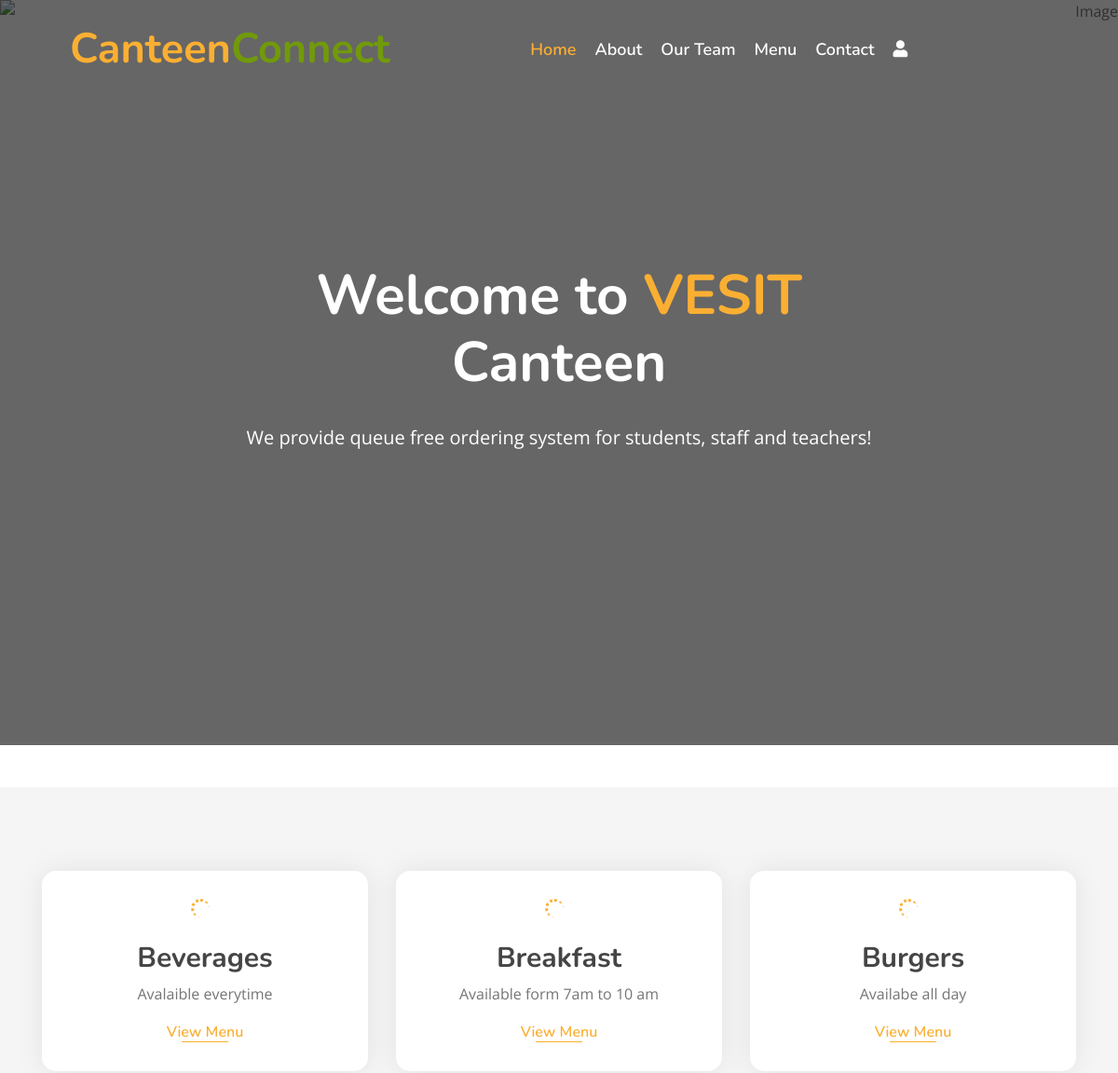
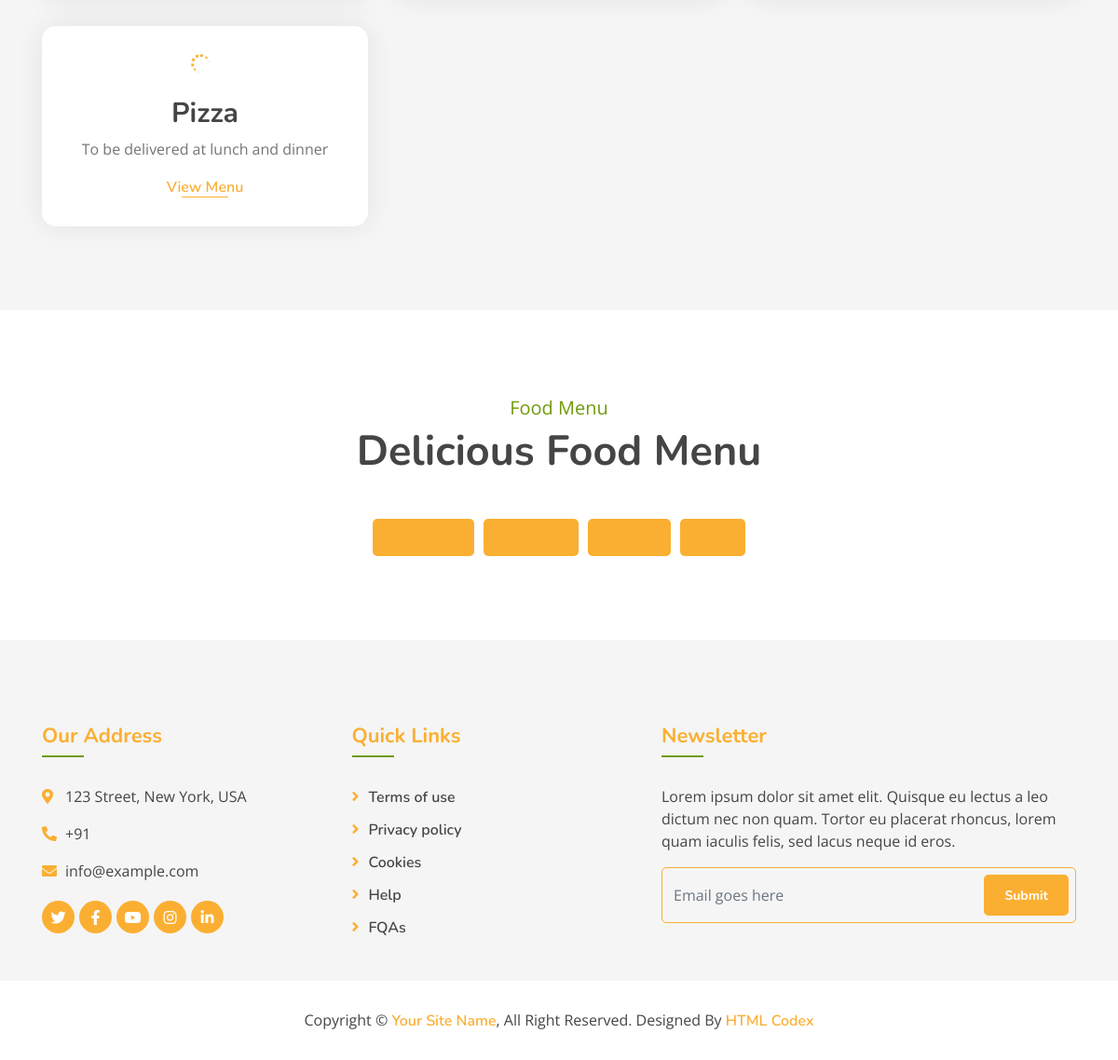
The page / on the database its author committed (2 pictures, top to bottom).
### myapp/models.py (models this page shows, shortened)
class Category(models.Model):
    name = models.CharField(max_length=100, unique=True)
    image = models.ImageField(upload_to="categories/%Y/%m/%d")
    icon = models.CharField(max_length=50, blank=True)
    description = models.TextField()
    added_on = models.DateTimeField(auto_now_add=True)
    updated_on = models.DateTimeField(auto_now=True)

### myapp/views.py (the view)
# urls.py: path('',views.index,name="index"),
def index(request):
    context ={}
    cats = Category.objects.all().order_by('name')
    context['categories'] = cats
    dishes = []
    for cat in cats:
        dishes.append({
            'cat_id':cat.id,
            'cat_name':cat.name,
            'cat_img':cat.image,
            'items':list(cat.dish_set.all().values())
        })
    context['menu'] = dishes
    return render(request,'index.html', context)

### template/index.html (shortened to what this page needs)
{% extends "base.html" %}
{% block content %}
        <div class="carousel">
            <div class="container-fluid">
                <div class="owl-carousel">
                    <div class="carousel-item">
                        <div class="carousel-img">
                            <img src="/static/img/vesit.png" alt="Image">
                        </div>
                        <div class="carousel-text">
                            <h1>Welcome to <span>VESIT</span> Canteen</h1>
                            <p>
                               We provide queue free ordering system for students, staff and teachers!
                            </p>
                        </div>
                    </div>
                </div>
            </div>
        </div>
        <div class="food">
            <div class="container">
                <div class="row align-items-center">
                {% for cat in categories %}
                    <div class="col-md-4">
                        <div class="food-item">
                            <h2>{{cat.name}}</h2>
                            <p>
                                {{cat.description}}
                            </p>
                            <a href="{% url 'all_dishes' %}?q={{cat.id}}">View Menu</a>
                        </div>
                    </div>
                {% endfor %}
                </div>
            </div>
        </div>
        <div class="menu">
            <div class="container">
                <div class="section-header text-center">
                    <p>Food Menu</p>
                    <h2>Delicious Food Menu</h2>
                </div>
                <div class="menu-tab">
                    <ul class="nav nav-pills justify-content-center">
                        {% for category in menu %}
                            <li class="nav-item">
                                <a class="nav-link" data-toggle="pill" href="#c-{{category.cat_id}}">{{category.cat_name}}</a>
                            </li>
                        {% endfor %}
                    </ul>
                    <div class="tab-content">
                    </div>
                </div>
            </div>
        </div>
{% endblock %}

### static/css/style.css (style rules this page uses)
body { color: #757575; background: #ffffff; font-family: 'open sans', sans-serif; }
h1, h2, h3, h4, h5, h6 { color: #454545; font-family: 'Nunito', sans-serif; }
a { font-family: 'Nunito', sans-serif; font-weight: 600; color: #fbaf32; transition: .3s; }
.container-fluid { max-width: 1366px; }
.carousel { position: relative; width: 100%; height: 100vh; min-height: 400px; background: #ffffff; }
.carousel .container-fluid { padding: 0; }
.carousel .carousel-item { position: relative; width: 100%; height: 100vh; display: flex; align-items: center; justify-content: center; flex-direction: column; }
.carousel .carousel-img { position: relative; width: 100%; height: 100%; text-align: right; overflow: hidden; }
.carousel .carousel-img::after { position: absolute; content: ""; top: 0; right: 0; bottom: 0; left: 0; background: rgba(0, 0, 0, 0.6); z-index: 1; }
.carousel .carousel-img img { width: 100%; height: 100%; object-fit: cover; }
.carousel .carousel-text { position: absolute; max-width: 700px; height: calc(100vh - 35px); display: flex; align-items: center; justify-content: center; flex-direction: column; z-index: 2; }
.carousel .carousel-text h1 { text-align: center; color: #ffffff; font-size: 60px; font-weight: 700; margin-bottom: 30px; }
.carousel .carousel-text h1 span { color: #fbaf32; }
.carousel .carousel-text p { color: #ffffff; text-align: center; font-size: 20px; margin-bottom: 35px; }
.section-header { position: relative; margin-bottom: 45px; }
.section-header p { color: #719a0a; margin-bottom: 5px; position: relative; font-size: 20px; }
.section-header h2 { margin: 0; position: relative; font-size: 45px; font-weight: 700; }
.food { position: relative; width: 100%; padding: 90px 0 60px 0; margin: 45px 0; background: rgba(0, 0, 0, .04); }
.food .food-item { position: relative; width: 100%; margin-bottom: 30px; padding: 50px 30px 30px; text-align: center; background: #ffffff; border-radius: 15px; box-shadow: 0 0 30px rgba(0, 0, 0, .08); transition: .3s; }
.food .food-item h2 { font-size: 30px; font-weight: 700; }
.food .food-item a { position: relative; font-size: 16px; }
.food .food-item a::after { position: absolute; content: ""; width: 50px; height: 1px; bottom: 0; left: calc(50% - 25px); background: #fbaf32; transition: .3s; }
.menu { position: relative; padding: 45px 0 15px 0; }
.menu .menu-tab { position: relative; }
.menu .menu-tab .nav.nav-pills .nav-link { background: #fbaf32; border-radius: 5px; margin: 0 5px; }
.menu .menu-tab .tab-content { padding: 30px 0 0 0; background: transparent; }

### rows shown on the page
Category: name "Beverages", description "Avalaible everytime"
Category: name "Breakfast", description "Available form 7am to 10 am"
Category: name "Burgers", description "Availabe all day"
Category: name "Pizza", description "To be delivered at lunch and dinner"
